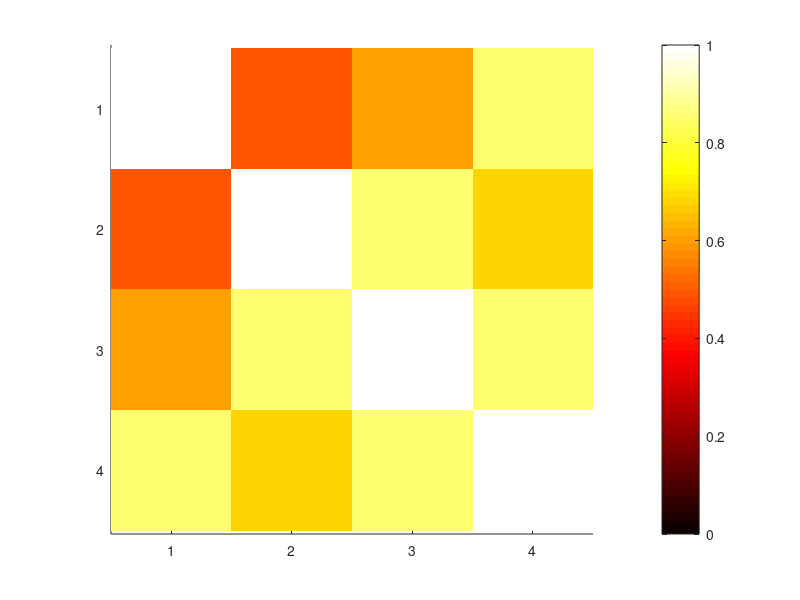

Recreate this plot in MATLAB.
clear all;clc; figure; hold on;

data = load('data.txt');

ylabel_o = {'Q(*)','Q(*N)','Q(*NH)','Q(*NH_2)'};

% Set [min,max] value of C to scale colors
% This must span the range of your data!
clrLim = [0,1];  % or [-1,1] as in your question

% Set the  [min,max] of diameter where 1 consumes entire grid square
diamLim = [0.3, 1];

imagesc(corrcoef(data))
colormap(gca,'hot');
colorbar();
caxis(clrLim);
axis equal
axis tight
view(90,90)
